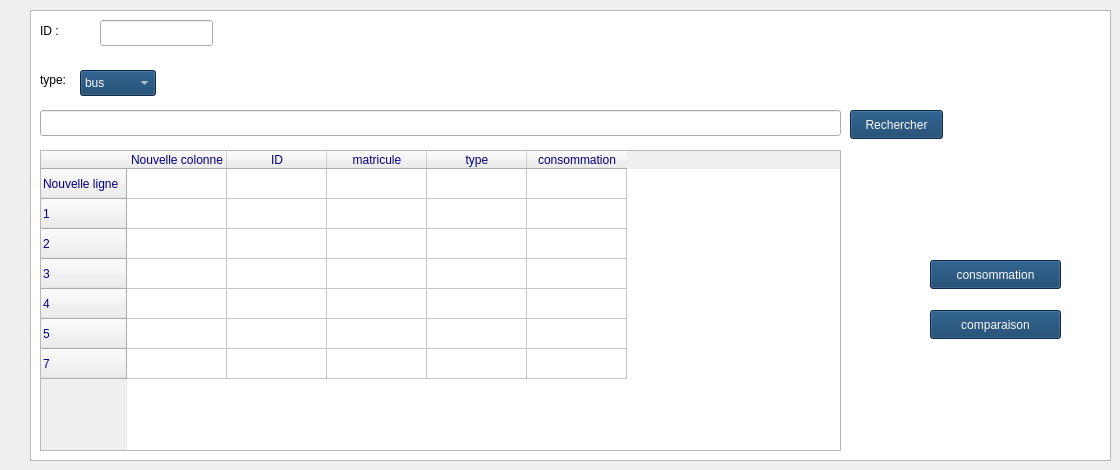
      <widget class="QWidget" name="page_12">
       <widget class="QTableWidget" name="tableWidget_4">
        <property name="geometry">
         <rect>
          <x>30</x>
          <y>10</y>
          <width>1081</width>
          <height>451</height>
         </rect>
        </property>
       </widget>
       <widget class="QLabel" name="label_56">
        <property name="geometry">
         <rect>
          <x>40</x>
          <y>20</y>
          <width>131</width>
          <height>21</height>
         </rect>
        </property>
        <property name="styleSheet">
         <string notr="true">color: rgb(0, 0, 0);</string>
        </property>
        <property name="text">
         <string>ID :</string>
        </property>
       </widget>
       <widget class="QLineEdit" name="lineEdit_16">
        <property name="geometry">
         <rect>
          <x>100</x>
          <y>20</y>
          <width>113</width>
          <height>26</height>
         </rect>
        </property>
       </widget>
       <widget class="QLabel" name="label_57">
        <property name="geometry">
         <rect>
          <x>40</x>
          <y>70</y>
          <width>101</width>
          <height>20</height>
         </rect>
        </property>
        <property name="styleSheet">
         <string notr="true">color: rgb(0, 0, 0);</string>
        </property>
        <property name="text">
         <string>type:</string>
        </property>
       </widget>
       <widget class="QComboBox" name="comboBox_16">
        <property name="geometry">
         <rect>
          <x>80</x>
          <y>70</y>
          <width>76</width>
          <height>26</height>
         </rect>
        </property>
        <property name="styleSheet">
         <string notr="true">color: rgb(248, 249, 250);
font: italic 9pt &quot;Segoe UI&quot;;
background-color: rgb(13, 59, 102);</string>
        </property>
        <item>
         <property name="text">
          <string>bus</string>
         </property>
        </item>
        <item>
         <property name="text">
          <string>train</string>
         </property>
        </item>
        <item>
         <property name="text">
          <string>vehicule</string>
         </property>
        </item>
        <item>
         <property name="text">
          <string>moto</string>
         </property>
        </item>
       </widget>
       <widget class="QLineEdit" name="lineEdit_17">
        <property name="geometry">
         <rect>
          <x>40</x>
          <y>110</y>
          <width>801</width>
          <height>26</height>
         </rect>
        </property>
       </widget>
       <widget class="QPushButton" name="pushButton">
        <property name="geometry">
         <rect>
          <x>850</x>
          <y>110</y>
          <width>93</width>
          <height>29</height>
         </rect>
        </property>
        <property name="styleSheet">
         <string notr="true">color: rgb(248, 249, 250);
font: italic 9pt &quot;Segoe UI&quot;;
background-color: rgb(13, 59, 102);</string>
        </property>
        <property name="text">
         <string>Rechercher</string>
        </property>
       </widget>
       <widget class="QTableWidget" name="tableWidget_5">
        <property name="geometry">
         <rect>
          <x>40</x>
          <y>150</y>
          <width>801</width>
          <height>301</height>
         </rect>
        </property>
        <property name="styleSheet">
         <string notr="true">color: rgb(0, 0, 127);</string>
        </property>
        <row>
         <property name="text">
          <string>Nouvelle ligne</string>
         </property>
        </row>
        <row>
         <property name="text">
          <string>1</string>
         </property>
        </row>
        <row>
         <property name="text">
          <string>2</string>
         </property>
        </row>
        <row>
         <property name="text">
          <string>3</string>
         </property>
        </row>
        <row>
         <property name="text">
          <string>4</string>
         </property>
        </row>
        <row>
         <property name="text">
          <string>5</string>
         </property>
        </row>
        <row/>
        <column>
         <property name="text">
          <string>Nouvelle colonne</string>
         </property>
        </column>
        <column>
         <property name="text">
          <string>ID</string>
         </property>
        </column>
        <column>
         <property name="text">
          <string>matricule</string>
         </property>
        </column>
        <column>
         <property name="text">
          <string>type</string>
         </property>
        </column>
        <column>
         <property name="text">
          <string>consommation</string>
         </property>
        </column>
       </widget>
       <widget class="QPushButton" name="pushButton_2">
        <property name="geometry">
         <rect>
          <x>930</x>
          <y>260</y>
          <width>131</width>
          <height>29</height>
         </rect>
        </property>
        <property name="styleSheet">
         <string notr="true">color: rgb(248, 249, 250);
font: italic 9pt &quot;Segoe UI&quot;;
background-color: rgb(13, 59, 102);</string>
        </property>
        <property name="text">
         <string>consommation</string>
        </property>
       </widget>
       <widget class="QPushButton" name="pushButton_3">
        <property name="geometry">
         <rect>
          <x>930</x>
          <y>310</y>
          <width>131</width>
          <height>29</height>
         </rect>
        </property>
        <property name="styleSheet">
         <string notr="true">color: rgb(248, 249, 250);
font: italic 9pt &quot;Segoe UI&quot;;
background-color: rgb(13, 59, 102);</string>
        </property>
        <property name="text">
         <string>comparaison</string>
        </property>
       </widget>
      </widget>
